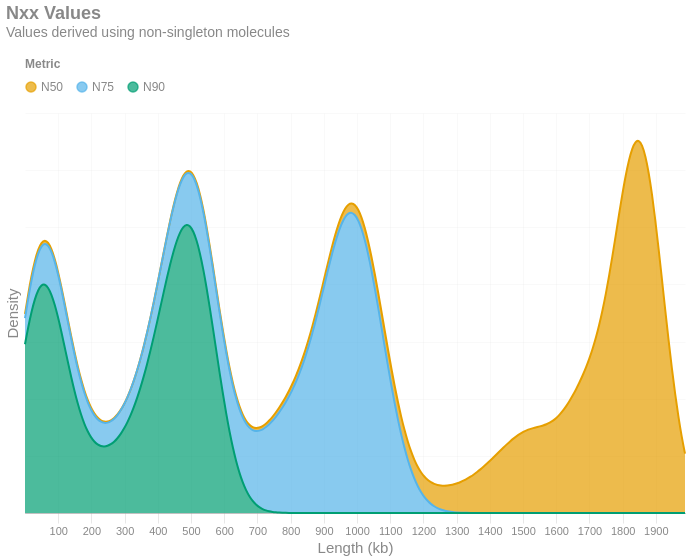

Source (notebook cell):
### Markdown cell above
## Library Performance
### NX metrics

The **NX** metrics (e.g. **N50**) tend to be useful for understanding centrality for molecule length in genomic contexts.
With your linked-read sequences aligned to a reference genome, you can make inferences about the lengths of the original molecules from which linked-read fragments were derived. These are the distributions of three common NX metrics (N50, N75, N90) across all samples are given below.

### Code cell
selection = alt.selection_point(fields=['Nxx'], bind='legend')

with SafeRender(aggregate_df):
    (
        alt.Chart(aggregate_df[['Sample', 'N50', 'N75', 'N90']])
        .transform_fold(
            ['N50', 'N75', 'N90'],
            as_=['Nxx', 'value']
        )
        .transform_density(
            'value',
            groupby=['Nxx'],
            as_=['value', 'density']
        )
        .mark_area(interpolate = "basis")
        .encode(
            x=alt.X('value:Q', bin = "binned").axis(title='Length (kb)', labelExpr='datum.value / 1000'),
            y=alt.Y('density:Q', title='Density').axis(labels = False),
            color=alt.Color('Nxx:N', title='Metric').scale(domain = ['N50','N75','N90'])
        )
        .transform_filter(selection)
        .add_params(selection)
        .configure_legend(orient = "top")
        .properties(
            title=alt.Title('Nxx Values', subtitle = 'Values derived using non-singleton molecules'),
            usermeta={'embedOptions': {'downloadFileName': f'alignments.nxx'}}
        )
    ).display()

### Figure 1 — Vega-Lite specification as saved in the notebook (floating-point values rounded to 4 significant figures; data arrays with more than 128 entries replaced by an {"elided": "..."} marker saying what was removed)
{"width": "container", "height": 400, "config": {"title": {"anchor": "start", "dy": -15, "fontSize": 18, "color": "#888888", "subtitleColor": "#888888", "subtitleFontSize": 14}, "arc": {"fill": "#0072B2"}, "axis": {"domainColor": "#888888", "domainWidth": 0.5, "gridWidth": 0.2, "grid": false, "titleFontWeight": 400, "titleFontSize": 15, "labelFontSize": 11, "labelColor": "#888888", "tickColor": "#888888", "tickWidth": 0.2, "titleColor": "#888888"}, "axisBand": {"grid": false}, "axisX": {"grid": true, "tickSize": 10, "domainCap": "round"}, "axisY": {"domain": false, "grid": true, "tickSize": 0, "domainCap": "round"}, "background": "transparent", "header": {"labelFontSize": 15, "labelColor": "#888888", "titleFontSize": 15, "titleFontWeight": 600, "titleColor": "#888888"}, "legend": {"labelFont": "sans-serif", "labelFontSize": 12, "labelColor": "#888888", "symbolSize": 100, "symbolType": "circle", "titleFontSize": 12, "titlePadding": 10, "titleColor": "#888888", "title": null, "orient": "top"}, "range": {"category": ["#E69F00", "#56B4E9", "#009E73", "#F0E442", "#0072B2", "#D55E00", "#CC79A7", "#000000"], "diverging": ["#cfe8f3", "#a2d4ec", "#73bfe2", "#46abdb", "#1696d2", "#12719e"]}, "area": {"fill": "#0072B2", "fillOpacity": 0.7, "line": true, "strokeOpacity": 0.7}, "line": {"color": "#0072B2", "stroke": "#0072B2", "strokeWidth": 2}, "trail": {"color": "#0072B2", "stroke": "#0072B2", "strokeWidth": 0, "size": 1}, "point": {"filled": true, "fillOpacity": 1.0, "size": 95}, "text": {"color": "#888888", "fontSize": 11, "align": "right", "fontWeight": 400, "size": 11}, "bar": {"fill": "#0072B2", "stroke": null}, "view": {"stroke": null, "continuousWidth": 660, "continuousHeight": 400}}, "data": {"name": "data-ca102d7090a217e808c7068ca1896ac8"}, "mark": {"type": "area", "interpolate": "basis"}, "encoding": {"color": {"field": "Nxx", "scale": {"domain": ["N50", "N75", "N90"]}, "title": "Metric", "type": "nominal"}, "x": {"axis": {"title": "Length (kb)", "labelExpr": "datum.value / 1000"}, "bin": "binned", "field": "value", "type": "quantitative"}, "y": {"axis": {"labels": false}, "field": "density", "title": "Density", "type": "quantitative"}}, "params": [{"name": "param_9eafa23d14869b31", "select": {"type": "point", "fields": ["Nxx"]}, "bind": "legend"}], "title": {"text": "Nxx Values", "subtitle": "Values derived using non-singleton molecules"}, "transform": [{"fold": ["N50", "N75", "N90"], "as": ["Nxx", "value"]}, {"density": "value", "groupby": ["Nxx"], "as": ["value", "density"]}, {"filter": {"param": "param_9eafa23d14869b31"}}], "usermeta": {"embedOptions": {"downloadFileName": "alignments.nxx"}}, "$schema": "https://vega.github.io/schema/vega-lite/v6.1.0.json", "datasets": {"data-ca102d7090a217e808c7068ca1896ac8": {"elided": "351 records"}}}
